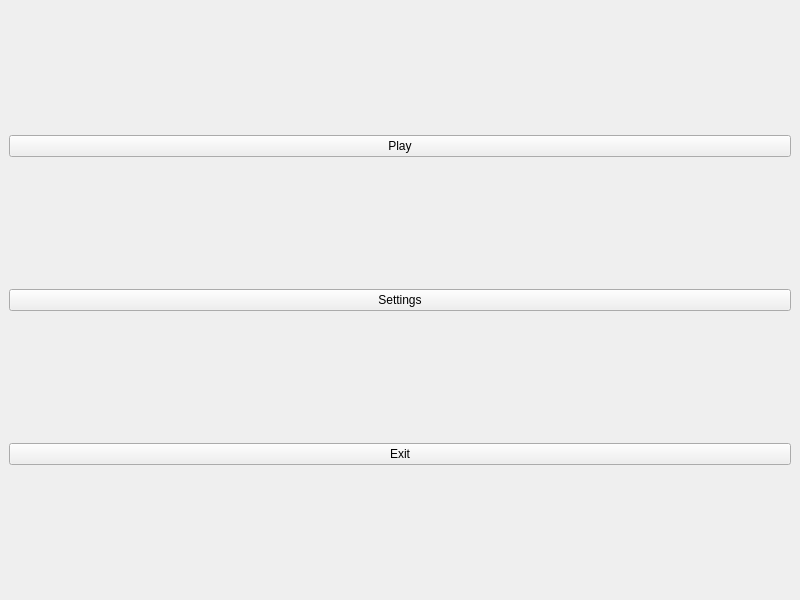
<?xml version="1.0" encoding="UTF-8"?>
<ui version="4.0">
 <class>MainWindow</class>
 <widget class="QMainWindow" name="MainWindow">
  <property name="geometry">
   <rect>
    <x>0</x>
    <y>0</y>
    <width>800</width>
    <height>600</height>
   </rect>
  </property>
  <property name="windowTitle">
   <string>HANS</string>
  </property>
  <widget class="QWidget" name="centralwidget">
   <property name="styleSheet">
    <string notr="true"/>
   </property>
   <layout class="QGridLayout" name="gridLayout">
    <item row="0" column="0">
     <widget class="QPushButton" name="PlayButton">
      <property name="text">
       <string>Play</string>
      </property>
     </widget>
    </item>
    <item row="1" column="0">
     <widget class="QPushButton" name="SettingsButton">
      <property name="text">
       <string>Settings</string>
      </property>
     </widget>
    </item>
    <item row="2" column="0">
     <widget class="QPushButton" name="Exit">
      <property name="text">
       <string>Exit</string>
      </property>
     </widget>
    </item>
   </layout>
  </widget>
 </widget>
 <resources/>
 <connections/>
</ui>
